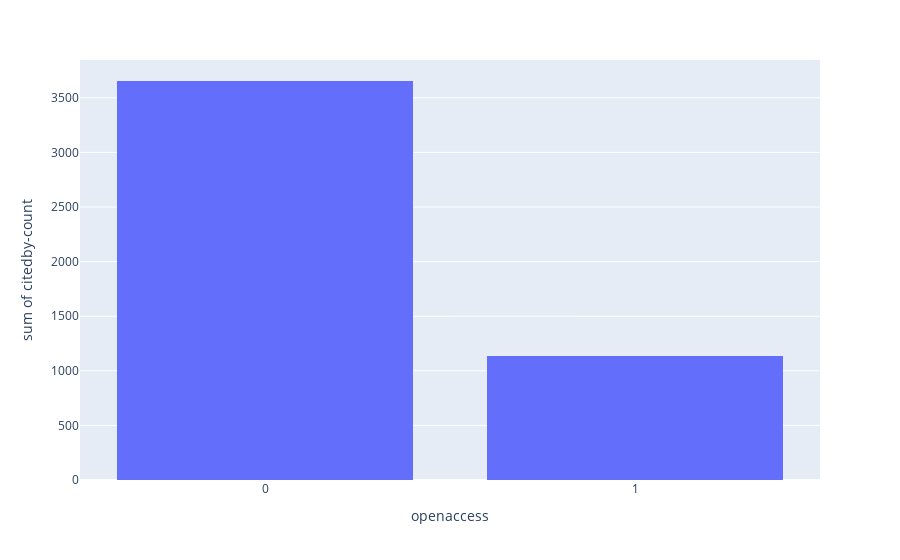

The notebook cell this image was saved under:
### Code cell
fig2 = px.histogram(scopus_api_search_db, x="openaccess", y="citedby-count",
             barmode='group')

fig2.update_xaxes(type='category')

### Figure 1 — Plotly figure (JSON) as saved in the notebook; plotly's stock layout.template omitted (floating-point values rounded to 4 significant figures; data arrays with more than 128 entries replaced by an {"elided": "..."} marker saying what was removed)
{"data": [{"alignmentgroup": "True", "bingroup": "x", "histfunc": "sum", "hovertemplate": "openaccess=%{x}<br>sum of citedby-count=%{y}<extra></extra>", "legendgroup": "", "marker": {"color": "#636efa", "pattern": {"shape": ""}}, "name": "", "offsetgroup": "", "orientation": "v", "showlegend": false, "type": "histogram", "x": {"elided": "193 int values"}, "xaxis": "x", "y": {"elided": "193 int values"}, "yaxis": "y"}], "layout": {"barmode": "group", "legend": {"tracegroupgap": 0}, "margin": {"t": 60}, "xaxis": {"anchor": "y", "domain": [0, 1], "title": {"text": "openaccess"}, "type": "category"}, "yaxis": {"anchor": "x", "domain": [0, 1], "title": {"text": "sum of citedby-count"}}}}
